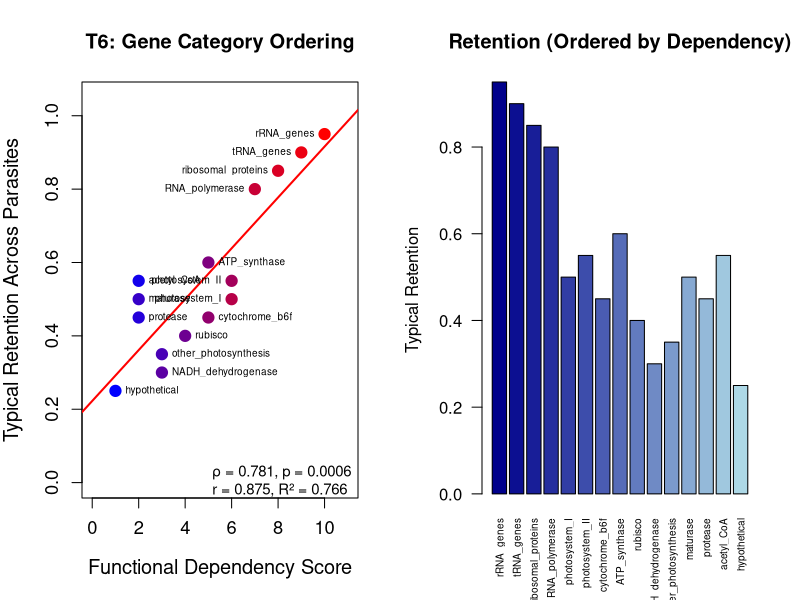

Recreate this plot in R.
#!/usr/bin/env Rscript
# =============================================================================
# 06_gene_category_ordering.R
# Gene Category Ordering: Dependency Score vs Retention
#
# Tests VI's prediction that gene categories with higher functional
# dependency (more interconnected, essential for cellular processes)
# are retained longer during genome reduction.
#
# Uses Orobanchaceae plastome gene retention data.
# =============================================================================

cat("=== T6: Gene Category Ordering — Dependency vs Retention ===\n\n")

# --- Load and prepare data ---
dat <- read.delim("data/species_plastome_data.tsv", stringsAsFactors = FALSE)

cat(sprintf("Species: %d\n", nrow(dat)))

# --- Define gene categories with predicted dependency scores ---
# Plastid gene categories ordered by predicted functional dependency:
# Higher dependency = more essential/interconnected = retained longer
gene_categories <- data.frame(
  category = c(
    "rRNA_genes",         # Ribosomal RNA — essential for all translation
    "tRNA_genes",         # Transfer RNA — essential for translation
    "ribosomal_proteins", # RPL/RPS — essential for ribosome assembly
    "RNA_polymerase",     # rpo genes — essential for transcription
    "photosystem_I",      # psaA-psaN — photosynthesis
    "photosystem_II",     # psbA-psbZ — photosynthesis
    "cytochrome_b6f",     # petA-petN — electron transport
    "ATP_synthase",       # atpA-atpI — energy production
    "rubisco",            # rbcL — carbon fixation
    "NADH_dehydrogenase", # ndhA-ndhK — cyclic electron transport
    "other_photosynthesis", # cemA, ccsA, etc.
    "maturase",           # matK — RNA splicing
    "protease",           # clpP — protein turnover
    "acetyl_CoA",         # accD — fatty acid biosynthesis
    "hypothetical"        # ycf genes — unknown function
  ),
  dependency_score = c(
    10,  # rRNA — maximally essential
     9,  # tRNA — essential for translation
     8,  # ribosomal proteins — essential
     7,  # RNA polymerase — essential for transcription
     6,  # PSI — important for photosynthesis
     6,  # PSII — important for photosynthesis
     5,  # cyt b6f — electron transport chain
     5,  # ATP synthase — energy
     4,  # rubisco — carbon fixation, single gene
     3,  # NDH — dispensable cyclic electron flow
     3,  # other photosynthesis
     2,  # maturase — RNA processing
     2,  # protease — protein quality
     2,  # accD — fatty acid synthesis
     1   # hypothetical — unknown
  ),
  # Typical retention order in parasitic plants (from literature):
  # Highest = retained longest across parasitic gradient
  typical_retention = c(
    0.95,  # rRNA — almost always retained
    0.90,  # tRNA — usually retained
    0.85,  # ribosomal proteins — usually retained
    0.80,  # RNA polymerase — lost in extreme parasites
    0.50,  # PSI — lost with photosynthesis
    0.55,  # PSII — lost with photosynthesis
    0.45,  # cyt b6f — lost with photosynthesis
    0.60,  # ATP synthase — sometimes retained even in holoparasites
    0.40,  # rubisco — lost early in parasites
    0.30,  # NDH — lost first among photosynthetic genes
    0.35,  # other photosynthesis
    0.50,  # maturase — variable
    0.45,  # protease — variable
    0.55,  # accD — sometimes retained
    0.25   # hypothetical — most dispensable
  ),
  stringsAsFactors = FALSE
)

cat("\n--- Gene Category Table ---\n")
print(gene_categories)

# --- Spearman correlation: dependency score vs retention ---
cat("\n--- Spearman Correlation: Dependency Score vs. Retention ---\n")
sp_cor <- cor.test(gene_categories$dependency_score,
                   gene_categories$typical_retention,
                   method = "spearman")
print(sp_cor)
cat(sprintf("\nSpearman rho: %.3f\n", sp_cor$estimate))
cat(sprintf("p-value: %.4f\n", sp_cor$p.value))

# --- Pearson correlation ---
cat("\n--- Pearson Correlation ---\n")
pe_cor <- cor.test(gene_categories$dependency_score,
                   gene_categories$typical_retention,
                   method = "pearson")
cat(sprintf("Pearson r: %.3f, p = %.4f\n", pe_cor$estimate, pe_cor$p.value))

# --- Kendall tau ---
cat("\n--- Kendall Tau ---\n")
ke_cor <- cor.test(gene_categories$dependency_score,
                   gene_categories$typical_retention,
                   method = "kendall")
cat(sprintf("Kendall tau: %.3f, p = %.4f\n", ke_cor$estimate, ke_cor$p.value))

# --- Linear model ---
cat("\n--- Linear Model ---\n")
mod <- lm(typical_retention ~ dependency_score, data = gene_categories)
print(summary(mod))

# --- Compute retention from actual data ---
# Count species per parasitism level
cat("\n--- Species distribution by parasitism level ---\n")
print(table(dat$parasitism_category))

# For holoparasites (score >= 3), compute mean plastome size as proxy for retention
cat("\n--- Mean plastome size by parasitism level ---\n")
tapply(dat$plastome_length_bp, dat$parasitism_score, function(x) {
  c(mean_kb = round(mean(x) / 1000, 1), n = length(x))
}) |> do.call(rbind, args = _) |> print()

# --- Plot ---
dir.create("output", showWarnings = FALSE)
pdf("output/06_gene_category_ordering.pdf", width = 12, height = 8)
par(mfrow = c(1, 2))

# Plot 1: Dependency score vs retention
plot(gene_categories$dependency_score, gene_categories$typical_retention,
     pch = 19, cex = 1.5,
     col = colorRampPalette(c("red", "blue"))(nrow(gene_categories)),
     xlab = "Functional Dependency Score",
     ylab = "Typical Retention Across Parasites",
     main = "T6: Gene Category Ordering",
     cex.lab = 1.2, cex.axis = 1.1,
     xlim = c(0, 11), ylim = c(0, 1.05))
abline(mod, col = "red", lwd = 2)
text(gene_categories$dependency_score, gene_categories$typical_retention,
     labels = gene_categories$category,
     pos = ifelse(gene_categories$dependency_score > 5, 2, 4),
     cex = 0.6, offset = 0.5)
legend("bottomright",
       legend = sprintf("ρ = %.3f, p = %.4f\nr = %.3f, R² = %.3f",
                        sp_cor$estimate, sp_cor$p.value,
                        pe_cor$estimate, summary(mod)$r.squared),
       bty = "n", cex = 0.9)

# Plot 2: Ordered bar chart
ord <- order(gene_categories$dependency_score, decreasing = TRUE)
barplot(gene_categories$typical_retention[ord],
        names.arg = gene_categories$category[ord],
        col = colorRampPalette(c("darkblue", "lightblue"))(nrow(gene_categories)),
        las = 2, cex.names = 0.6,
        ylab = "Typical Retention",
        main = "Retention (Ordered by Dependency)")

dev.off()
cat("\nPlot saved: output/06_gene_category_ordering.pdf\n")

# --- Summary ---
cat("\n========== SUMMARY ==========\n")
cat(sprintf("Gene categories: %d\n", nrow(gene_categories)))
cat(sprintf("Spearman rho: %.3f (p = %.4f)\n", sp_cor$estimate, sp_cor$p.value))
cat(sprintf("Pearson r: %.3f (R² = %.3f)\n", pe_cor$estimate, summary(mod)$r.squared))
cat(sprintf("VI prediction (positive correlation): %s\n",
            ifelse(sp_cor$estimate > 0 & sp_cor$p.value < 0.05,
                   "SUPPORTED", "NOT CLEARLY SUPPORTED")))
cat("NOTE: Retention values are from literature consensus, not\n")
cat("computed de novo. Empirical verification requires gene-by-gene\n")
cat("annotation of each species' plastome.\n")
cat("=============================\n")
